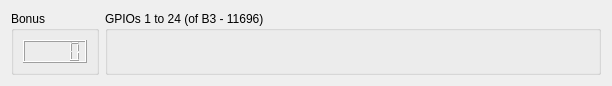
       <widget class="QWidget" name="scrollAreaWidgetContents_5">
        <property name="geometry">
         <rect>
          <x>0</x>
          <y>0</y>
          <width>612</width>
          <height>83</height>
         </rect>
        </property>
        <layout class="QHBoxLayout" name="horizontalLayout_14">
         <item>
          <widget class="QGroupBox" name="groupBox_6">
           <property name="title">
            <string>Bonus</string>
           </property>
           <layout class="QVBoxLayout" name="verticalLayout_20">
            <item>
             <widget class="QLCDNumber" name="lcdNumber">
              <property name="maximumSize">
               <size>
                <width>16777215</width>
                <height>100</height>
               </size>
              </property>
             </widget>
            </item>
           </layout>
          </widget>
         </item>
         <item>
          <widget class="QGroupBox" name="groupBox_5">
           <property name="sizePolicy">
            <sizepolicy hsizetype="Expanding" vsizetype="Preferred">
             <horstretch>0</horstretch>
             <verstretch>0</verstretch>
            </sizepolicy>
           </property>
           <property name="title">
            <string>GPIOs 1 to 24 (of B3 - 11696)</string>
           </property>
           <layout class="QHBoxLayout" name="horizontalLayout_13"/>
          </widget>
         </item>
        </layout>
       </widget>
